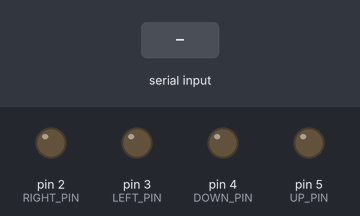
The sketch below on a simulated Arduino Uno, built with avr-gcc and run on an emulated ATmega328P. On the bench: output pins drawn as LEDs (lit = HIGH). The test bench sets the inputs (shaded band). What the sketch prints to the serial monitor is not drawn.

Above: at 1.2 s.
1.3 s: "U90\n" received over Serial
At 1.7 s:
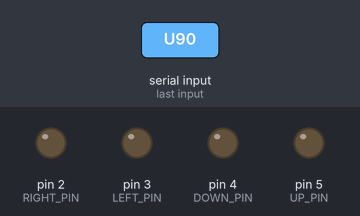
2.9 s: "D90\n" received over Serial
At 3.9 s:
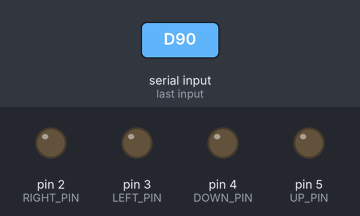
4.4 s: "L90\n" received over Serial
At 5.1 s:
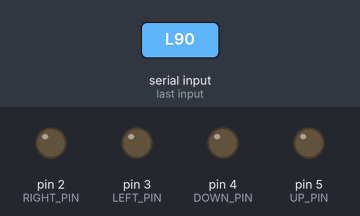
Timing chart, 0 to 7.4 s (numbered marks = the images above; inputs shaded):
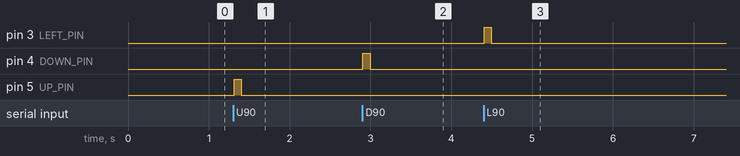

The sketch:

shark.ino
```cpp
/* -*- c -*- */

/*
 * Control an Air Swimmers shark from an external computer,
 * by sending commands to an Arduino over USB.
 * Pierre: share and enjoy under the GPL v2 or later.
 *
 * Protocol for controlling the shark:
 *
 * C nnnn
 * where C is a letter for the direction (U, D, L, R)
 * and nnnn is an integer indicating how many milliseconds
 * to hold that direction before releasing it.
 * (hint: 80 is a reasonable short pulse, e.g. for the tail;
 * 300 is a longer pulse suitable for controlling attitude.)
 *
 */

#define RIGHT_PIN 2
#define LEFT_PIN  3
#define DOWN_PIN  4
#define UP_PIN    5

#define NOTANUM   -9999

#define SERIAL 1
#undef DEBUG

void setup()
{
    pinMode(LEFT_PIN,  OUTPUT);
    pinMode(RIGHT_PIN, OUTPUT);
    pinMode(UP_PIN,    OUTPUT);
    pinMode(DOWN_PIN,  OUTPUT);

#ifdef SERIAL
    Serial.begin(9600);
#endif

    digitalWrite(LEFT_PIN, LOW);
    digitalWrite(RIGHT_PIN, LOW);
    digitalWrite(UP_PIN, LOW);
    digitalWrite(DOWN_PIN, LOW);

#if defined(SERIAL)
    Serial.println("Sharkduino initialized");
#endif
}

void pulse(int pin, int interval)
{
    digitalWrite(pin, HIGH);
    delay(interval);
    digitalWrite(pin, LOW);
#if defined(SERIAL) && defined(DEBUG)
    Serial.print("OK ");
    Serial.print(pin);
    Serial.print(" ");
    Serial.println(interval);
#endif
}

#ifdef SERIAL
char* readline()
{
#define BUFSIZ 128
    static char line[BUFSIZ];
    char* lp = line - 1;

    while (1) {
        int nchars = Serial.available();
        if (nchars <= 0) {
            delay(10);
            continue;
        }
        /* Now we know there are some chars available */
        *(++lp) = Serial.read();
        if (*lp == '\n' || *lp == '\r' || lp >= line + sizeof line - 1) {
            *lp = '\0';
            /*
#ifdef SERIAL
            int num = int(lp - line);
            Serial.print(num);
            Serial.print(" chars read; ");
#ifdef SERIAL
            */
            return line;
        }
    }
    /* notreached */
    *lp = '\0';
    return line;
}

/* That's right, the Serial library has no functions for reading
 * lines or integers.
 * Return NOTANUM on errors.
 */
int read_int(const char* line)
{
    int num = 0;
    int sign = 1;

    /* Skip over non-numerics */
    while (*line && (*line < '0' || *line > '9') && (*line != '-')) {
        ++line;
    }
    if (! *line)
        return NOTANUM;

    if (*line == '-') {
        sign = -1;
        ++line;
    }
    else if (*line == '-')
        ++line;

    if (! *line || *line < '0' || *line > '9')
        return NOTANUM;

    while (*line >= '0' && *line <= '9') {
        num = num * 10 + *(line++) - '0';
    }

    if (sign < 0)
        num = -num;
    return num;
}

void print_error(const char* e, const char* line)
{
    Serial.print("Sharkduino error: ");
    Serial.print(e);
    Serial.print(": '");
    Serial.print(line);
    Serial.println("'");
}
#endif

void loop()
{
#ifdef SERIAL
    char* line = readline();
    char cmd = line[0];
    int delay = read_int(line+1);
    if (delay < 0 && cmd != '?') {
        print_error("Couldn't read delay", line);
        return;
    }
#ifdef DEBUG
    Serial.print("cmd was "); Serial.print(cmd);
#endif

    switch (cmd) {
      case 'U': case 'u':
        pulse(UP_PIN, delay);
        return;
      case 'D': case 'd':
        pulse(DOWN_PIN, delay);
        return;
      case 'L': case 'l':
        pulse(LEFT_PIN, delay);
        return;
      case 'R': case 'r':
        pulse(RIGHT_PIN, delay);
        return;
      case '?':
        Serial.println("Sharkduino, awaiting commands!");
        return;
    }
    print_error("Couldn't parse", line);
#else
    pulse(DOWN_PIN, 50);
    delay(1000);
    pulse(UP_PIN, 50);
    delay(1000);
#endif
}
```

Measured:
- after the input at 1.3 s, pin 5 (UP_PIN): LOW → HIGH at once, → LOW 0.09 s later
- after the input at 2.9 s, pin 4 (DOWN_PIN): LOW → HIGH at once, → LOW 0.09 s later
- after the input at 4.4 s, pin 3 (LEFT_PIN): LOW → HIGH at once, → LOW 0.09 s later
